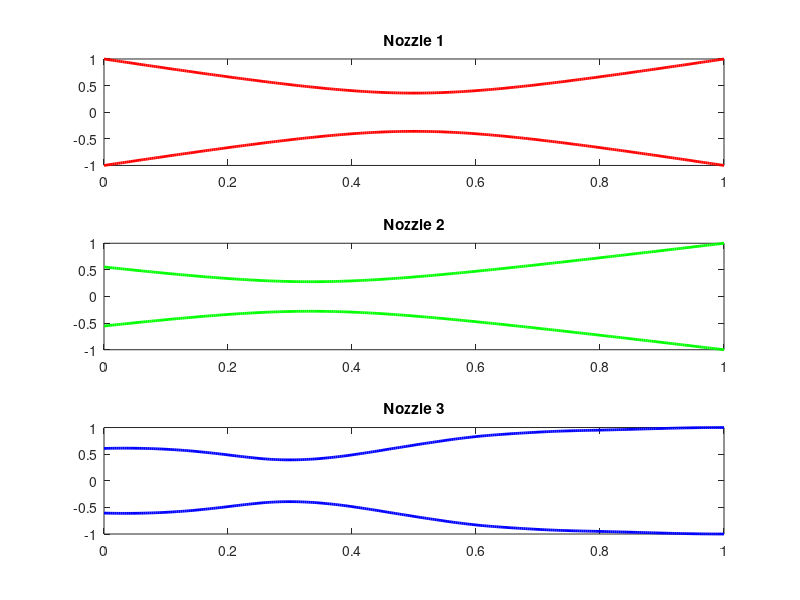

Recreate this plot in MATLAB. (Note: this script raises an error after producing the figure.)
%% Main script for NozzleConservative simulation - Nozzle comparison
clear
close
clc

L = 3;         %Nozzle length [m]
Nx = 301;
x = linspace(0,L,Nx);
tfin = 10;     %Dimensionless time. 
               % Represents number of times sound waves can travel length L of Nozzle

patm = 101325; %[Pa]

pres = 3*patm;
pext = patm;
Tres = 900;    %[K]
Text0 = 300;   %[K]

Tref = Tres;
pref = pres;

gamma = 1.4;         % cp/cv in ideal gas for air         
mw_air = 28.97/1000; % molecular weight of air [kg/mol]
R = 8.314;           % Ideal gas constant [J/(mol*K)]

%Derived params
Rair = R/mw_air;     % Mass ideal gas constant for air [J/(kg*K)]
cv = Rair/(gamma-1); % specific heat of air at constant volume [J/(kg*K)]

% Derived reference state variables
eref = cv*Tref;                % specific energy at reference state [J/kg]
rhoref = pref/(Rair*Tref);     % mass density at reference state [kg/m^3]         
aref = sqrt(gamma*Rair*Tref);  % Speed of sound at reference state [m/s]

%Cross section at throat
Astar = pi*0.15.^2; %30cm diameter

%Dimensionless cross-section profiles
A1fun = @(x) 1 + 3*(x - 1.5).^2; % 0 < x < 1 [1]
A1 = A1fun(x);

A2fun = @(x) 1 + 3*(x - 1).^2; % 0 < x < 1 [1]
A2 = A2fun(x);

Rvals = [1.5, 1.5, 1.4, 1.2, 1, 1, 1.2, 1.5, 1.8, 2.05, 2.2, 2.3, 2.35, 2.4, 2.45, 2.47];
A3 = spline(linspace(0,L,length(Rvals)), Rvals.^2, linspace(0,L,Nx));

%% Plot profiles

rad_vec1 = sqrt(A1/pi);
rad_vec1 = rad_vec1./max(rad_vec1); %Normalized radius
lsup1 = +rad_vec1;
linf1 = -rad_vec1;

rad_vec2 = sqrt(A2/pi);
rad_vec2 = rad_vec2./max(rad_vec2); %Normalized radius
lsup2 = +rad_vec2;
linf2 = -rad_vec2;

rad_vec3 = sqrt(A3/pi);
rad_vec3 = rad_vec3./max(rad_vec3); %Normalized radius
lsup3 = +rad_vec3;
linf3 = -rad_vec3;

figure(1);
subplot(3,1,1)
plot(x/L,lsup1, 'r', 'LineWidth', 2);
hold on
plot(x/L,linf1, 'r', 'LineWidth', 2);
ylim([min(linf1), max(lsup1)]);
title('Nozzle 1')
hold off

subplot(3,1,2)
plot(x/L,lsup2, 'g', 'LineWidth', 2);
hold on
plot(x/L,linf2, 'g', 'LineWidth', 2);
ylim([min(linf2), max(lsup2)]);
title('Nozzle 2')
hold off

subplot(3,1,3)
plot(x/L,lsup3, 'b', 'LineWidth', 2);
hold on
plot(x/L,linf3, 'b', 'LineWidth', 2);
ylim([min(linf3), max(lsup3)]);
title('Nozzle 3')
hold off



%% 
[tvec_realtime1, rho1, p1, T1, v1, Ma1] = ...
    NozzleConservativeWithShockFun(tfin, x, A1, pres, pext, Tres, Text0, ...
                                    gamma, mw_air, R);
                                
[tvec_realtime2, rho2, p2, T2, v2, Ma2] = ...
    NozzleConservativeWithShockFun(tfin, x, A2, pres, pext, Tres, Text0, ...
                                    gamma, mw_air, R);  
                                                             
[tvec_realtime3, rho3, p3, T3, v3, Ma3] = ...
    NozzleConservativeWithShockFun(tfin, x, A3, pres, pext, Tres, Text0, ...
                                    gamma, mw_air, R); 

m1 = [];
m2 = [];
m3 = [];

len1 = length(tvec_realtime1);
m1(1:len1, :) = rho1(1:len1, :).*A1.*v1(1:len1, :);
len2 = length(tvec_realtime2);
m2(1:len2, :) = rho2(1:len2, :).*A2.*v2(1:len2, :);
len3 = length(tvec_realtime3);
m3(1:len3, :) = rho3(1:len3, :).*A3.*v3(1:len3, :);


%Re-scale back to dimensional
rho1 = rho1*rhoref;
p1 = p1*pref/patm;  %[atm]
T1 = T1*Tref;
v1 = v1*aref;
m1 = m1*rhoref*Astar*aref;

rho2 = rho2*rhoref;
p2 = p2*pref/patm;  %[atm]
T2 = T2*Tref;
v2 = v2*aref;
m2 = m2*rhoref*Astar*aref;

rho3 = rho3*rhoref;
p3 = p3*pref/patm;  %[atm]
T3 = T3*Tref;
v3 = v3*aref;
m3 = m3*rhoref*Astar*aref;

%% Animations
fig1 = figure(2);
set(fig1, 'Position', [0,0, 1800, 1080]);
for i = 1:length(tvec_realtime1)
    figure(2);
    
    %Profiles
    subplot(5,3,1)
    plot(x/L,lsup1, 'r', 'LineWidth', 2);
    hold on
    plot(x/L,linf1, 'r', 'LineWidth', 2);
    ylim([min(linf1), max(lsup1)]);
    title('Nozzle 1')
    hold off

    subplot(5,3,2)
    plot(x/L,lsup2, 'g', 'LineWidth', 2);
    hold on
    plot(x/L,linf2, 'g', 'LineWidth', 2);
    ylim([min(linf2), max(lsup2)]);
    title('Nozzle 2')
    hold off

    subplot(5,3,3)
    plot(x/L,lsup3, 'b', 'LineWidth', 2);
    hold on
    plot(x/L,linf3, 'b', 'LineWidth', 2);
    ylim([min(linf3), max(lsup3)]);
    title('Nozzle 3')
    hold off

    
    %Nozzle 1
    subplot(5,3,4)
    plot(x, p1(i,:), 'r', 'LineWidth', 2);
    ylim([0, max(max(p1))]);
    title('p1 [atm]');
    grid on  
    
    subplot(5,3,7)
    plot(x, T1(i,:), 'r', 'LineWidth', 2);
    ylim([0, max(max(T1))]);
    title('T1 [K]');
    grid on  
    
    subplot(5,3,10)
    plot(x, Ma1(i,:), 'r', 'LineWidth', 2);
    ylim([0, max(max(Ma1))]);
    title('Ma1');
    grid on  
    
    subplot(5,3,13)
    plot(x, m1(i,:), 'r', 'LineWidth', 2);
    ylim([min(min(m1)), max(max(m1))]);
    title('m1 [kg/s]');
    grid on  
    xlabel('Length [m]');
    
    %Nozzle 2
    subplot(5,3,5)
    plot(x, p2(i,:), 'g', 'LineWidth', 2);
    ylim([0, max(max(p2))]);
    title('p2 [atm]');
    grid on  
    
    subplot(5,3,8)
    plot(x, T2(i,:), 'g', 'LineWidth', 2);
    ylim([0, max(max(T2))]);
    title('T2 [K]');
    grid on  
    
    subplot(5,3,11)
    plot(x, Ma2(i,:), 'g', 'LineWidth', 2);
    ylim([0, max(max(Ma2))]);
    title('Ma2');
    grid on  
    
    subplot(5,3,14)
    plot(x, m2(i,:), 'g', 'LineWidth', 2);
    ylim([min(min(m2)), max(max(m2))]);
    title('m2 [kg/s]');
    grid on  
    xlabel('Length [m]');
    
    %Nozzle 3
    subplot(5,3,6)
    plot(x, p3(i,:), 'b', 'LineWidth', 2);
    ylim([0, max(max(p3))]);
    title('p3 [atm]');
    grid on  
    
    subplot(5,3,9)
    plot(x, T3(i,:), 'b', 'LineWidth', 2);
    ylim([0, max(max(T3))]);
    title('T3 [K]');
    grid on  
    
    subplot(5,3,12)
    plot(x, Ma3(i,:), 'b', 'LineWidth', 2);
    ylim([0, max(max(Ma3))]);
    title('Ma3');
    grid on
    
    subplot(5,3,15)
    plot(x, m3(i,:), 'b', 'LineWidth', 2);
    ylim([min(min(m3)), max(max(m3))]);
    title('m3 [kg/s]');
    grid on
    xlabel('Length [m]');
    
    sgtitle( ['t = ', num2str(tvec_realtime1(i)*1000), ' ms']);
    
    myfram(i) = getframe(fig1);
end